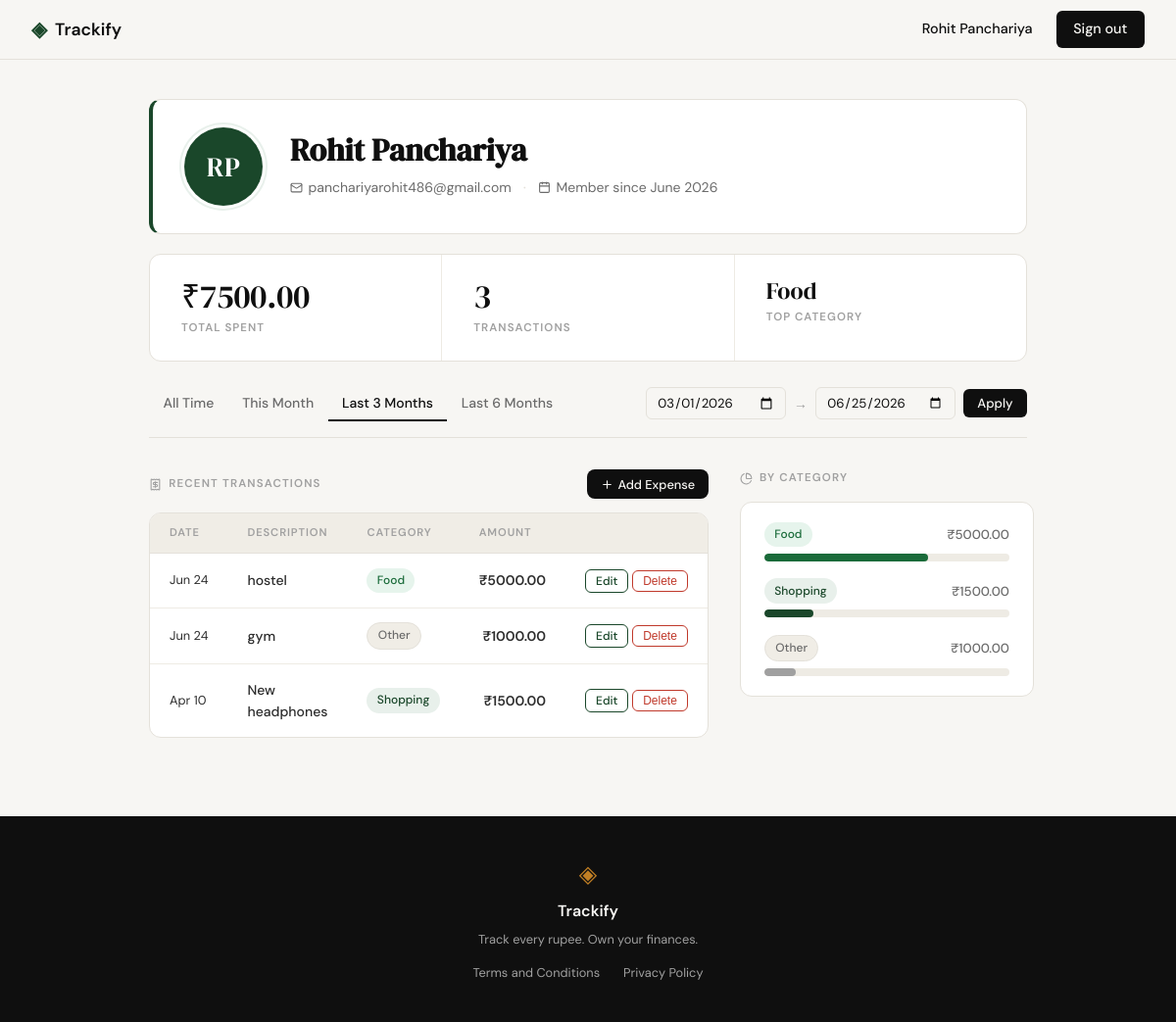
The page /profile?date_from=2026-03-01&date_to=2026-06-25 (signed in) on the database as committed earlier.
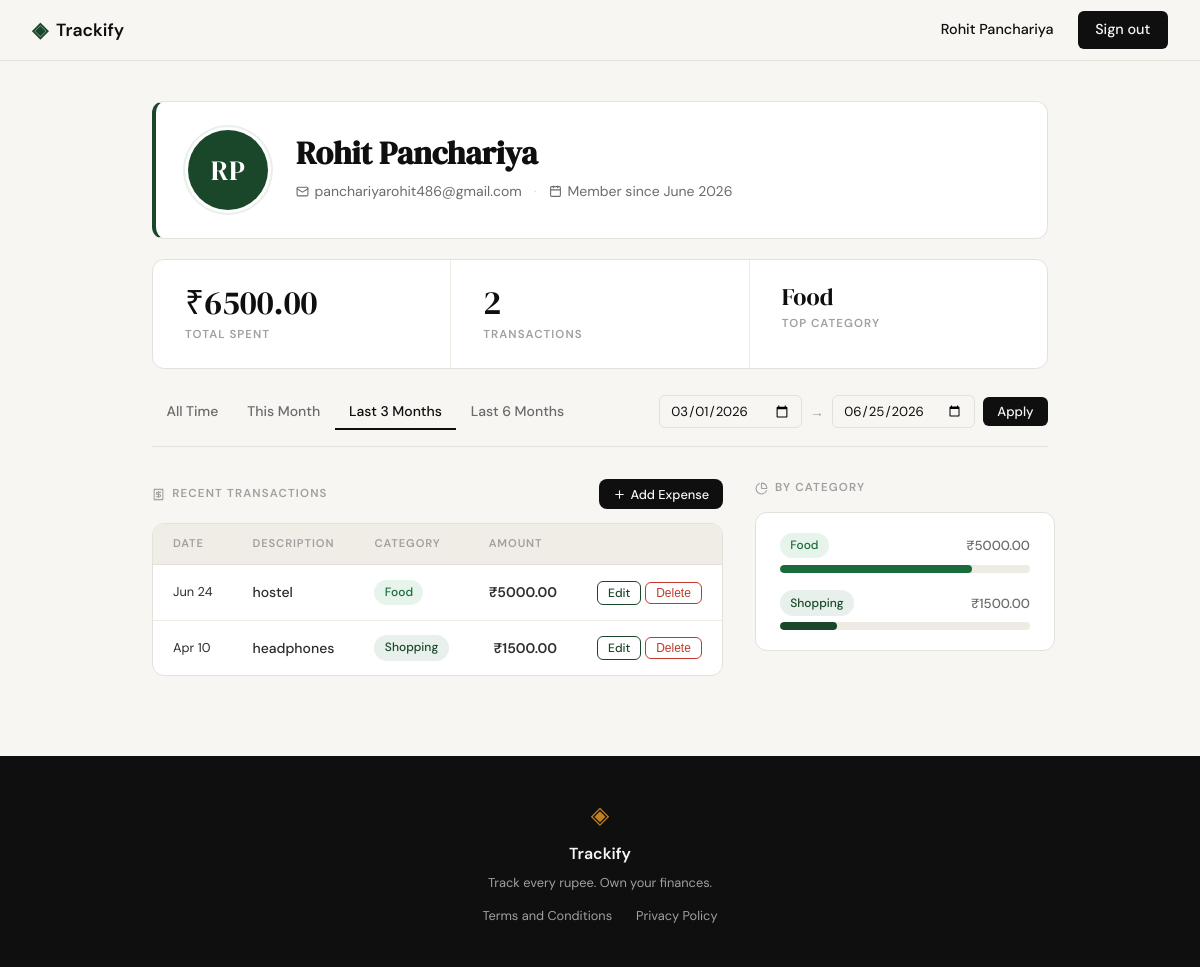
The same page on the database as committed later.
### tables this page shows
CREATE TABLE expenses (
            id          INTEGER PRIMARY KEY AUTOINCREMENT,
            user_id     INTEGER NOT NULL REFERENCES users(id) ON DELETE CASCADE,
            amount      REAL    NOT NULL,
            category    TEXT    NOT NULL,
            date        TEXT    NOT NULL,
            description TEXT,
            created_at  TEXT    DEFAULT (datetime('now'))
        );

### app.py (the view)
@app.route("/profile")
@login_required
def profile():
    uid = session["user_id"]
    user = get_user_by_id(uid)
    today = date.today()
    today_str = today.isoformat()
    preset_this_month_from = today.replace(day=1).isoformat()
    m3, y3 = today.month - 3, today.year
    if m3 <= 0:
        m3, y3 = m3 + 12, y3 - 1
    preset_3months_from = date(y3, m3, 1).isoformat()
    m6, y6 = today.month - 6, today.year
    if m6 <= 0:
        m6, y6 = m6 + 12, y6 - 1
    preset_6months_from = date(y6, m6, 1).isoformat()
    raw_from = request.args.get('date_from', '').strip()
    raw_to   = request.args.get('date_to',   '').strip()
    date_from = date_to = None
    if raw_from:
        try:
            datetime.strptime(raw_from, '%Y-%m-%d')
            date_from = raw_from
        except ValueError:
            pass
    if raw_to:
        try:
            datetime.strptime(raw_to, '%Y-%m-%d')
            date_to = raw_to
        except ValueError:
            pass
    if bool(date_from) != bool(date_to):
        flash("Please provide both a start and an end date.")
        date_from = date_to = None
    elif date_from and date_to and date_from > date_to:
        flash("Start date must be before end date.")
        date_from = date_to = None
    if not date_from and not date_to:
        active_preset = 'all_time'
    elif date_from == preset_this_month_from and date_to == today_str:
        active_preset = 'this_month'
    elif date_from == preset_3months_from and date_to == today_str:
        active_preset = '3_months'
    elif date_from == preset_6months_from and date_to == today_str:
        active_preset = '6_months'
    else:
        active_preset = 'custom'
    stats        = get_summary_stats(uid, date_from=date_from, date_to=date_to)
    transactions = get_recent_transactions(uid, date_from=date_from, date_to=date_to)
    categories   = get_category_breakdown(uid, date_from=date_from, date_to=date_to)
    return render_template(
        "profile.html",
        user=user,
        stats=stats,
        transactions=transactions,
        categories=categories,
        valid_categories=VALID_CATEGORIES,
        date_from=date_from,
        date_to=date_to,
        active_preset=active_preset,
        preset_this_month_from=preset_this_month_from,
        preset_this_month_to=today_str,
        preset_3months_from=preset_3months_from,
        preset_3months_to=today_str,
        preset_6months_from=preset_6months_from,
        preset_6months_to=today_str,
    )

### app.py (called while the page is built)
def login_required(f):
    @functools.wraps(f)
    def decorated(*args, **kwargs):
        if not session.get('user_id'):
            flash("Please sign in to continue.")
            return redirect(url_for('login'))
        return f(*args, **kwargs)
    return decorated

### database/db.py (called while the page is built)
def get_db():
    conn = sqlite3.connect(DB_PATH)
    conn.row_factory = sqlite3.Row
    conn.execute("PRAGMA foreign_keys = ON")
    return conn

### database/queries.py (called while the page is built)
def _date_filter(user_id, date_from, date_to):
    where  = "WHERE user_id = ?"
    params = [user_id]
    if date_from and date_to:
        where  += " AND date BETWEEN ? AND ?"
        params += [date_from, date_to]
    return where, params

### templates/profile.html (shortened to what the changed rows need)
{% extends "base.html" %}
{% block content %}
<div class="profile-page">
  <div class="profile-hero">
    <div class="profile-hero-info">
      <h1 class="profile-name">{{ user.name }}</h1>
    </div>
  </div>
  <div class="profile-stats-strip">
    <div class="pstat">
      <span class="pstat-value">{{ stats.total_spent }}</span>
      <span class="pstat-label">Total Spent</span>
    </div>
    <div class="pstat">
      <span class="pstat-value">{{ stats.transaction_count }}</span>
      <span class="pstat-label">Transactions</span>
    </div>
  </div>
  <div class="profile-main-grid">
    <div class="profile-transactions-col">
      <div class="profile-section-header">
        <h2 class="profile-section-title">
          <i data-lucide="receipt"></i>
          Recent Transactions
        </h2>
      </div>
      <div class="profile-table-wrap">
        <table class="profile-table">
          <thead>
            <tr>
              <th>Date</th>
              <th>Description</th>
              <th>Category</th>
              <th class="amount-col">Amount</th>
              <th class="actions-col"></th>
            </tr>
          </thead>
          <tbody>
            {% for tx in transactions %}
            <tr>
              <td class="tx-date">{{ tx.date }}</td>
              <td class="tx-desc">{{ tx.description }}</td>
              <td>
                <span class="badge badge-{{ tx.category | lower | replace(' ', '-') }}">
                  {{ tx.category }}
                </span>
              </td>
              <td class="amount-col tx-amount">{{ tx.amount }}</td>
              <td class="actions-col">
                <a href="{{ url_for('edit_expense', id=tx.id) }}" class="tx-edit-link">Edit</a>
                <form method="POST" action="{{ url_for('delete_expense', id=tx.id) }}" style="display:inline"
                      onsubmit="return confirm('Delete this expense?')">
                  <button type="submit" class="btn-delete">Delete</button>
                </form>
              </td>
            </tr>
            {% else %}
            <tr>
              <td colspan="5" class="tx-empty">No transactions match your filter.</td>
            </tr>
            {% endfor %}
          </tbody>
        </table>
      </div>
    </div>
    <div class="profile-breakdown-col">
      <h2 class="profile-section-title">
        <i data-lucide="pie-chart"></i>
        By Category
      </h2>
      <div class="profile-breakdown">
        {% for cat in categories %}
        <div class="breakdown-row">
          <div class="breakdown-meta">
            <span class="badge badge-{{ cat.name | lower | replace(' ', '-') }}">{{ cat.name }}</span>
            <span class="breakdown-amount">{{ cat.amount }}</span>
          </div>
          <div class="preview-bar-track">
            <div class="preview-bar breakdown-bar breakdown-bar-{{ cat.name | lower | replace(' ', '-') }}"
                 style="width: {{ cat.pct }}%"></div>
          </div>
        </div>
        {% else %}
        <p class="breakdown-empty">No data for this period.</p>
        {% endfor %}
      </div>
    </div>
  </div>
</div>
{% endblock %}

Rows that differ between the two databases and show on the page:
removed expenses: date "Jun 24", description "gym", category "Other", amount "₹1000.00"
changed expenses "Shopping": description "New headphones" → "headphones"
Other text that changed with them:
{{ stats.total_spent }}: "₹7500.00" → "₹6500.00"
{{ stats.transaction_count }}: "3" → "2"
{{ cat.pct }}: 67 → 77 (drawn)
{{ cat.pct }}: 20 → 23 (drawn)
list line gone: "Other ₹1000.00"
